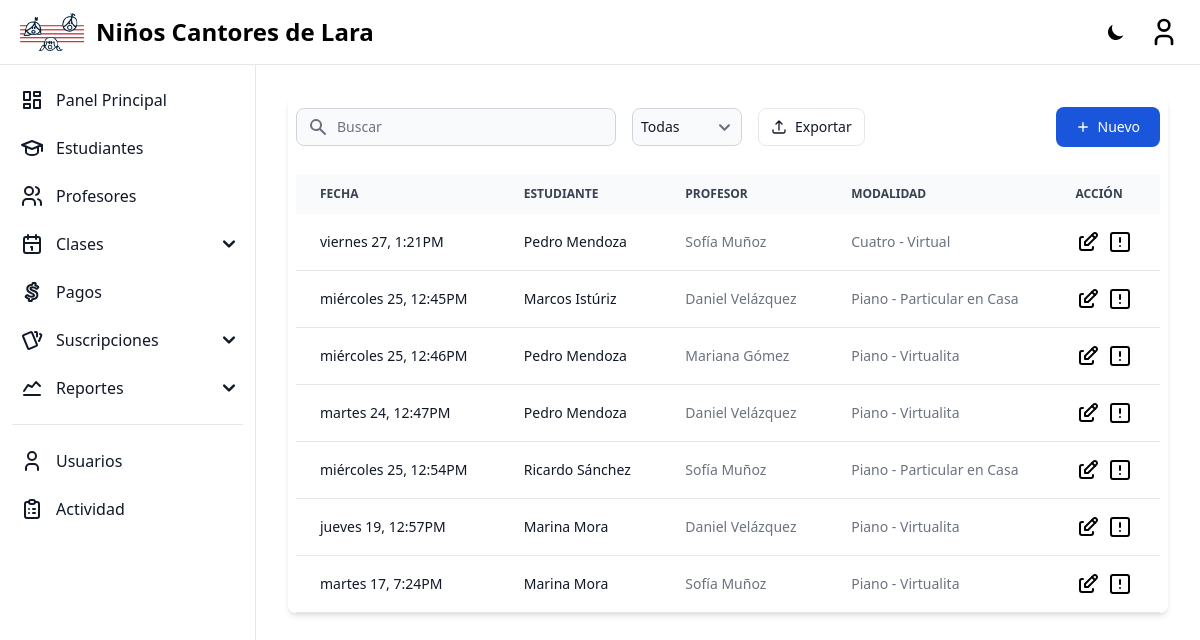
The page /lessons/ (signed in) on the database as committed earlier.
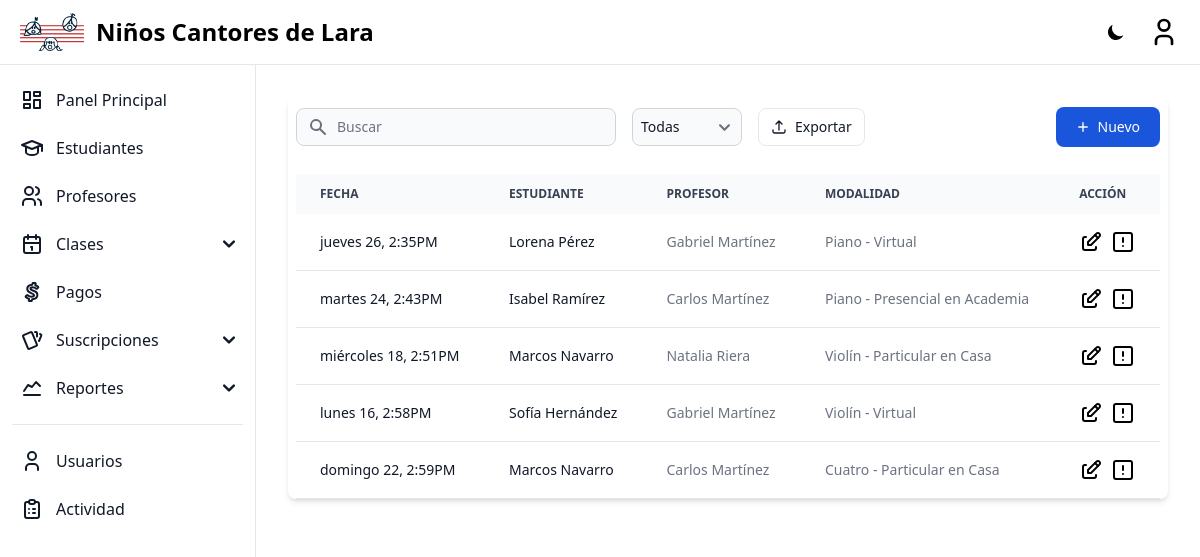
The same page on the database as committed later.
### home/models.py (models this page shows, shortened)
class Lesson(models.Model):
    lesson_type = models.ForeignKey(LessonType, on_delete=models.CASCADE, verbose_name=_('Lesson Type'))
    subscription = models.ForeignKey('Subscription', on_delete=models.CASCADE, verbose_name=_('Subscription'))
    teacher = models.ForeignKey('Teacher', on_delete=models.CASCADE, verbose_name=_('Teacher'))
    description = models.CharField(verbose_name=_('Description'), max_length=200, blank=True, null=True)
    price = models.DecimalField(verbose_name=_('Price'), max_digits=10, decimal_places=2, blank=True, null=True)
    start_date = models.DateTimeField(verbose_name=_('Start Date'), blank=True, null=True)
    end_date = models.DateTimeField(verbose_name=_('End Date'), blank=True, null=True)
    lesson_status = models.BooleanField(verbose_name=_('Lesson Status'), default=False)  # True = Vista, False = No vista

class Subscription(models.Model):
    subscription_type = models.ForeignKey(SubscriptionType, on_delete=models.CASCADE, verbose_name=_('Subscription Type'))
    student = models.ForeignKey('Student', on_delete=models.CASCADE, verbose_name=_('Student'))
    start_date = models.DateField(verbose_name=_('Start Date'))
    end_date = models.DateField(verbose_name=_('End Date'))
    is_active = models.BooleanField(verbose_name=_('Active'), default=True)
    auto_renewal = models.BooleanField(verbose_name=_('Auto Renewal'), default=True)

class Student(models.Model):
    identify_card = models.CharField(verbose_name=_('Identify Card'), max_length=20, blank=True, null=True)
    first_name = models.CharField(verbose_name=_('First Name'), max_length=255)
    second_name = models.CharField(verbose_name=_('Second Name'), max_length=255, blank=True, null=True)
    first_surname = models.CharField(verbose_name=_('First Surname'), max_length=255)
    second_surname = models.CharField(verbose_name=_('Second Surname'), max_length=255, blank=True, null=True)
    birthdate = models.DateField(verbose_name=_('Birthdate'))
    phone_number = models.CharField(verbose_name=_('Phone'), max_length=20)
    email = models.EmailField(verbose_name=_('Email'), )
    address = models.TextField(verbose_name=_('Address'), )
    is_active = models.BooleanField(verbose_name=_('Active'), default=True)
    def __str__(self):
        return f'{self.first_name} {self.first_surname}'
    class Meta:
        constraints = [
            UniqueConstraint(
                fields=['identify_card','first_name', 'second_name', 'first_surname', 'second_surname', 'birthdate'],
                name='unique_student'
            )
        ]

class Teacher(models.Model):
    identify_card = models.CharField(verbose_name=_('Identify Card'), max_length=20, blank=True, null=True)
    first_name = models.CharField(verbose_name=_('First Name'), max_length=255)
    second_name = models.CharField(verbose_name=_('Second Name'), max_length=255, blank=True, null=True)
    first_surname = models.CharField(verbose_name=_('First Surname'), max_length=255)
    second_surname = models.CharField(verbose_name=_('Second Surname'), max_length=255, blank=True, null=True)
    birthdate = models.DateField(verbose_name=_('Birthdate'))
    phone_number = models.CharField(verbose_name=_('Phone'), max_length=20)
    email = models.EmailField(verbose_name=_('Email'))
    address = models.TextField(verbose_name=_('Address'))
    is_active = models.BooleanField(verbose_name=_('Active'), default=True)
    def __str__(self):
        return f'{self.first_name} {self.first_surname}'
    class Meta:
        constraints = [
            UniqueConstraint(
                fields=['identify_card','first_name', 'second_name', 'first_surname', 'second_surname', 'birthdate'],
                name='unique_teacher'
            )
        ]

class LessonType(models.Model):
    cathedra = models.CharField(verbose_name=_('Cathedra'), max_length=255)
    modality = models.CharField(verbose_name=_('Modality'), max_length=255)
    def __str__(self):
        return f'{self.cathedra} - {self.modality}'
    class Meta:
        constraints = [
            UniqueConstraint(fields=['cathedra', 'modality'], name='unique_lesson_type')
        ]

### home/views/lesson.py (the view)
# urls.py: path('lessons/', LessonListView.as_view(), name='lesson-list'),
class LessonListView(ListView):
    model = Lesson
    template_name = 'home/lesson_list.html'
    context_object_name = 'lessons'

### templates/home/lesson_list.html (shortened to what this page needs)
{% extends "base.html" %}
{% block content %}
{% load compress %}
{% load static %}
<div class="relative overflow-x-auto shadow-md sm:rounded-lg px-2">
    <div class="flex flex-row w-full items-center justify-between pb-4">
        <div class="flex py-3 flex-row items-center justify-between space-y-0 space-x-4">
            <div>
                <div class="relative">
                    <div class="absolute inset-y-0 left-0 flex items-center pl-3 pointer-events-none">
                    </div>
                    <input type="text" id="table-search"  class="block p-2 pl-10 text-sm text-gray-900 border border-gray-300 rounded-lg w-80 bg-gray-50 focus:ring-blue-500 focus:border-blue-500 dark:bg-gray-700 dark:border-gray-600 dark:placeholder-gray-400 dark:text-white dark:focus:ring-blue-500 dark:focus:border-blue-500" placeholder="Buscar">
                </div>
            </div>
            <div class="relative">
                <select id="filter-status" class="block p-2 pr-6 text-sm text-gray-900 border border-gray-300 rounded-lg bg-gray-50 focus:ring-blue-500 focus:border-blue-500 dark:bg-gray-700 dark:border-gray-600 dark:placeholder-gray-400 dark:text-white dark:focus:ring-blue-500 dark:focus:border-blue-500">
                    <option value="">Todas</option>
                </select>
            </div>
            <div class="flex flex-col flex-shrink-0 space-y-3 md:flex-row md:items-center lg:justify-end md:space-y-0 md:space-x-3">
                <button type="button" class="export-button flex items-center justify-center flex-shrink-0 px-3 py-2 text-sm font-medium text-gray-900 bg-white border border-gray-200 rounded-lg focus:outline-none hover:bg-gray-100 hover:text-primary-700 focus:z-10 focus:ring-4 focus:ring-gray-200 dark:focus:ring-gray-700 dark:bg-gray-800 dark:text-gray-400 dark:border-gray-600 dark:hover:text-white dark:hover:bg-gray-700">
                    <svg class="w-4 h-4 mr-2" xmlns="http://www.w3.org/2000/svg" fill="none" viewbox="0 0 24 24" stroke-width="2" stroke="currentColor" aria-hidden="true">
                        <path stroke-linecap="round" stroke-linejoin="round" d="M3 16.5v2.25A2.25 2.25 0 005.25 21h13.5A2.25 2.25 0 0021 18.75V16.5m-13.5-9L12 3m0 0l4.5 4.5M12 3v13.5" />
                    </svg>
                    Exportar
                </button>
            </div>
        </div>
        <button type="button" onclick="window.location.href = '{% url 'lesson-create' %}'" class="flex items-center justify-center text-white bg-blue-700 hover:bg-blue-800 focus:ring-4 focus:outline-none focus:ring-blue-300 font-medium rounded-lg text-sm w-full sm:w-auto px-5 py-2.5 text-center dark:bg-blue-600 dark:hover:bg-blue-700 dark:focus:ring-blue-800">
            <svg class="h-3.5 w-3.5 mr-2" fill="currentColor" viewbox="0 0 20 20" xmlns="http://www.w3.org/2000/svg" aria-hidden="true">
                <path clip-rule="evenodd" fill-rule="evenodd" d="M10 3a1 1 0 011 1v5h5a1 1 0 110 2h-5v5a1 1 0 11-2 0v-5H4a1 1 0 110-2h5V4a1 1 0 011-1z" />
            </svg>
            Nuevo
        </button>
    </div>
    <table class="w-full text-sm text-left text-gray-500 dark:text-gray-400" id="table-file">
        <thead class="text-xs text-gray-700 uppercase bg-gray-50 dark:bg-gray-700 dark:text-gray-400">
            <tr>
                <th scope="col" class="px-6 py-3">
                    Fecha
                </th>
                <th scope="col" class="px-6 py-3">
                    Estudiante
                </th>
                <th scope="col" class="px-6 py-3">
                    Profesor
                </th>
                <th scope="col" class="px-6 py-3">
                    Modalidad
                </th>
                <th scope="col" class="px-6 py-3">
                    Acción
                </th>
            </tr>
        </thead>
        <tbody>
            {% for lesson in lessons %}
            <tr class="bg-white border-b dark:bg-gray-900 dark:border-gray-700" data-status="{% if lesson.lesson_status %}active{% else %}inactive{% endif %}">
                {% if lesson.start_date %}
                    <td class="px-6 py-4 font-medium text-gray-900 whitespace-nowrap dark:text-white">
                        {{ lesson.start_date|date:"l j, g:iA" }}
                    </td>
                {% else %}
                    <td class="px-6 py-4 font-medium text-gray-400 whitespace-nowrap dark:text-white">
                        Sin fecha establecida
                    </td>
                {% endif %}
                <td class="px-6 py-4 font-medium text-gray-900 whitespace-nowrap dark:text-white">
                    {{ lesson.subscription.student }}
                </td>
                <td class="px-6 py-4">
                    {{ lesson.teacher }}
                </td>
                <td class="px-6 py-4">
                    {{ lesson.lesson_type }}
                </td>
                <td class="px-6 py-4">
                    <div class="flex items-center h-full flex-1 flex-row gap-x-2">
                        <a href="{% url 'lesson-update' lesson.pk %}" class="font-medium text-black dark:text-white hover:underline">
                        </a>
                        <button
                            class="font-medium text-black dark:text-white hover:underline"
                            onclick="openModal('lessonModal', {
                                'Fecha': '{% if lesson.start_date %}{{ lesson.start_date|date:"l j, g:iA" }}{% endif %}',
                                'Estudiante': '{{ lesson.subscription.student }}',
                                'Precio': '{% if lesson.price %}${{lesson.price}}{% else %}$0{% endif %}',
                                'Profesor': '{{ lesson.teacher }}',
                                'Clase vista': '{% if lesson.lesson_status %}Vista{% else %}No vista{% endif %}',
                            })">
                        </button>
                    </div>
                </td>
            </tr>
            {% endfor %}
        </tbody>
    </table>
</div>
{% endblock %}

Rows that differ between the two databases and show on the page:
removed Lesson: start_date "viernes 27, 1:21PM", subscription.student "Pedro Mendoza", teacher "Sofía Muñoz", lesson_type "Cuatro - Virtual"
removed Lesson: start_date "miércoles 25, 12:45PM", subscription.student "Marcos Istúriz", teacher "Daniel Velázquez", lesson_type "Piano - Particular en Casa"
removed Lesson: start_date "miércoles 25, 12:46PM", subscription.student "Pedro Mendoza", teacher "Mariana Gómez", lesson_type "Piano - Virtualita"
removed Lesson: start_date "martes 24, 12:47PM", subscription.student "Pedro Mendoza", teacher "Daniel Velázquez", lesson_type "Piano - Virtualita"
removed Lesson: start_date "miércoles 25, 12:54PM", subscription.student "Ricardo Sánchez", teacher "Sofía Muñoz", lesson_type "Piano - Particular en Casa"
removed Lesson: start_date "jueves 19, 12:57PM", subscription.student "Marina Mora", teacher "Daniel Velázquez", lesson_type "Piano - Virtualita"
removed Lesson: start_date "martes 17, 7:24PM", subscription.student "Marina Mora", teacher "Sofía Muñoz", lesson_type "Piano - Virtualita"
added Lesson: start_date "jueves 26, 2:35PM", subscription.student "Lorena Pérez", teacher "Gabriel Martínez", lesson_type "Piano - Virtual"
added Lesson: start_date "martes 24, 2:43PM", subscription.student "Isabel Ramírez", teacher "Carlos Martínez", lesson_type "Piano - Presencial en Academia"
added Lesson: start_date "miércoles 18, 2:51PM", subscription.student "Marcos Navarro", teacher "Natalia Riera", lesson_type "Violín - Particular en Casa"
added Lesson: start_date "lunes 16, 2:58PM", subscription.student "Sofía Hernández", teacher "Gabriel Martínez", lesson_type "Violín - Virtual"
added Lesson: start_date "domingo 22, 2:59PM", subscription.student "Marcos Navarro", teacher "Carlos Martínez", lesson_type "Cuatro - Particular en Casa"
